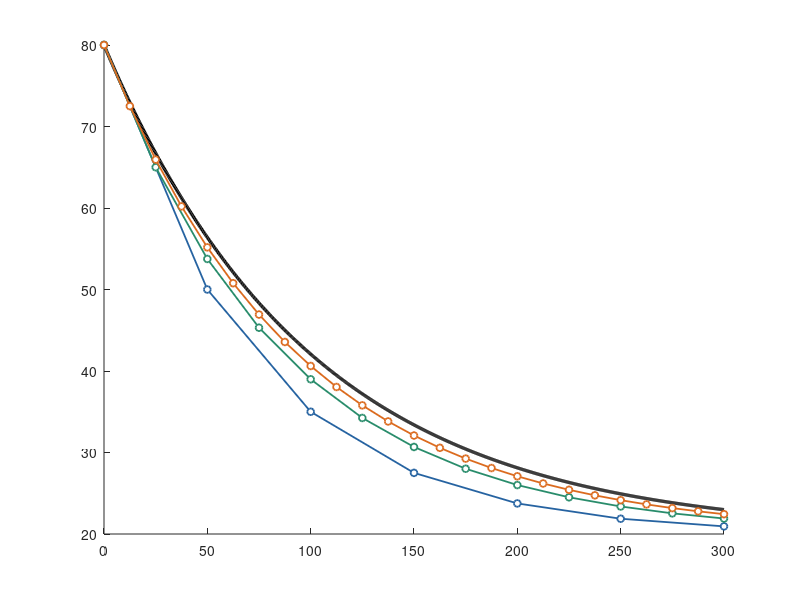

This chart was generated by the following MATLAB code: (Note: this script raises an error after producing the figure.)
% Week 08 learning-note strict reference figure.
% Run from a fresh MATLAB session. This script has no Workspace dependencies.
clearvars; close all; clc

assetDir = fileparts(mfilename('fullpath'));
outputFile = fullfile(assetDir, 'week08_newton_cooling_euler_comparison.png');
reportFile = fullfile(assetDir, 'week08_endpoint_values.txt');

T_room_C = 20;
T_initial_C = 80;
tau_s = 100;
t_final_s = 300;
dt_s = [50, 25, 12.5];

tExact_s = linspace(0, t_final_s, 1001);
TExact_C = T_room_C + (T_initial_C - T_room_C) .* exp(-tExact_s/tau_s);
endpointExact_C = T_room_C + (T_initial_C - T_room_C) * exp(-t_final_s/tau_s);

colors = [0.15 0.39 0.63; 0.16 0.55 0.42; 0.86 0.42 0.12];
fig = figure('Color', 'w', 'Position', [100 100 1050 570]);
hold on
plot(tExact_s, TExact_C, 'k-', 'LineWidth', 2.4, ...
    'DisplayName', 'Exact solution');
fprintf('Exact T(300 s) = %.10f degC\n', endpointExact_C);

endpointEuler_C = zeros(size(dt_s));
for k = 1:numel(dt_s)
    dtCurrent_s = dt_s(k);
    nSteps = t_final_s / dtCurrent_s;
    tEuler_s = (0:nSteps) * dtCurrent_s;
    TEuler_C = zeros(size(tEuler_s));
    TEuler_C(1) = T_initial_C;

    for n = 1:nSteps
        rate_C_per_s = -(TEuler_C(n) - T_room_C) / tau_s;
        TEuler_C(n+1) = TEuler_C(n) + dtCurrent_s * rate_C_per_s;
    end

    endpointEuler_C(k) = TEuler_C(end);
    plot(tEuler_s, TEuler_C, 'o-', 'Color', colors(k,:), ...
        'MarkerFaceColor', 'w', 'LineWidth', 1.3, 'MarkerSize', 5, ...
        'DisplayName', sprintf('Euler, h = %g s', dtCurrent_s));
    fprintf('Euler h = %g s: T(50 s) = %.10f degC, T(100 s) = %.10f degC, T(300 s) = %.10f degC, abs. endpoint error = %.10f degC\n', ...
        dtCurrent_s, interp1(tEuler_s, TEuler_C, 50, 'linear'), ...
        interp1(tEuler_s, TEuler_C, 100, 'linear'), endpointEuler_C(k), ...
        abs(endpointEuler_C(k) - endpointExact_C));
end

yline(T_room_C, '--', 'Color', [0.35 0.35 0.35], ...
    'DisplayName', 'Room temperature');
xlim([0 t_final_s]); ylim([18 84]); grid on; box on
xlabel('Time, t (s)'); ylabel('Object temperature, T (degrees Celsius)');
title('Newton cooling: Euler timestep comparison against the exact solution');
legend('Location', 'northeast');
set(gca, 'FontName', 'Helvetica', 'FontSize', 12, 'LineWidth', 1);
exportgraphics(fig, outputFile, 'Resolution', 220);

fid = fopen(reportFile, 'w');
fprintf(fid, 'Exact T(300 s) = %.10f degC\n', endpointExact_C);
for k = 1:numel(dt_s)
    fprintf(fid, 'Euler h = %g s: T(300 s) = %.10f degC; abs. endpoint error = %.10f degC\n', ...
        dt_s(k), endpointEuler_C(k), abs(endpointEuler_C(k) - endpointExact_C));
end
fclose(fid);
